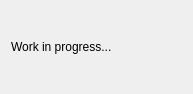
<?xml version="1.0" encoding="UTF-8"?>
<ui version="4.0">
 <class>Dialog</class>
 <widget class="QDialog" name="Dialog">
  <property name="geometry">
   <rect>
    <x>0</x>
    <y>0</y>
    <width>193</width>
    <height>94</height>
   </rect>
  </property>
  <property name="windowTitle">
   <string>Dialog</string>
  </property>
  <layout class="QVBoxLayout" name="verticalLayout_2">
   <item>
    <widget class="QLabel" name="label">
     <property name="text">
      <string>Work in progress...</string>
     </property>
    </widget>
   </item>
  </layout>
 </widget>
 <resources/>
 <connections/>
</ui>
